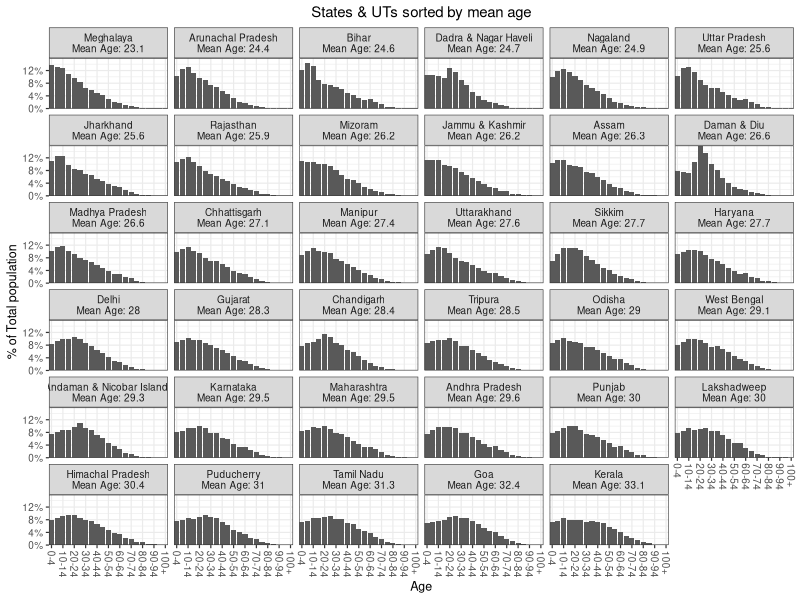
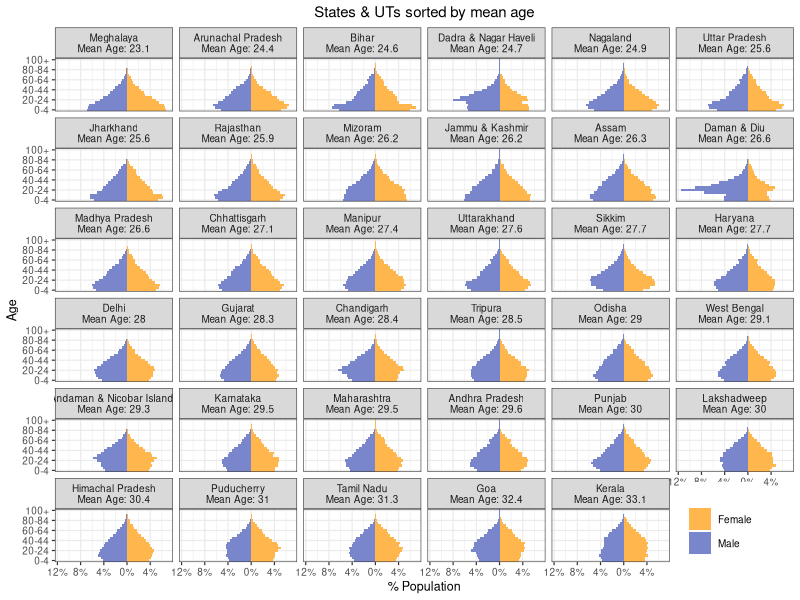

These figures' R source, in order:
library(ggplot2)
library(magrittr)
library(dplyr)
library(stringr)
library(tidyr)
library(svglite)
library(scales)
library(e1071)  

base_data <- readr::read_csv('all_states_data.csv')

base_data %>% 
  filter(!(age %in% c('Age not stated', 'All ages'))) %>% 
  mutate(age = ifelse(age %in% '100+', 101, age)) %>% 
  mutate(age = age %>% as.numeric) %>% 
  mutate(age = cut(age,
                   breaks = seq(from = 0, to = 105, by = 5),
                   include.lowest = TRUE, right = FALSE)) %>% 
  select(state, age, total_males, total_persons) %>% 
  group_by(state, age) %>% 
  summarise(total_males = sum(total_males),
            total_persons = sum(total_persons)) %>% 
  ungroup %>% 
  mutate(total_females = total_persons - total_males) -> 
  summarised_data

age_levels <- summarised_data$age %>% levels
age_labels <- summarised_data$age %>%
  levels %>% 
  str_replace_all(fixed('['), '') %>% 
  str_replace_all(fixed(')'), '') %>% 
  str_replace_all(fixed(']'), '') %>% 
  str_split_fixed(',', 2) %>% 
  as_data_frame %>% 
  mutate(V1 = as.numeric(V1),
         V2 = as.numeric(V2) - 1) %>% 
  mutate(ans = paste0(V1, '-' , V2)) %>% 
  extract2('ans')
age_labels[21] <- '100+'
summarised_data$age <- factor(as.character(summarised_data$age), age_levels, age_labels, ordered = TRUE)

mean_rank <- base_data %>% 
  filter(!(age %in% c('Age not stated', 'All ages'))) %>% 
  mutate(age = ifelse(age %in% '100+', 100, age)) %>% 
  mutate(age = age %>% as.numeric) %>% 
  group_by(state) %>% 
  summarise(mean_age = sum(age*total_persons)/sum(total_persons)) %>% 
  ungroup %>% 
  arrange(mean_age)

library(gganimate)

state_names <- mean_rank$state %>% 
  sapply(. %>% 
           tolower %>% 
           gsub(x = .,
                pattern = "\\b([[:alpha:]])([[:alpha:]]+)",
                replacement = "\\U\\1\\L\\2",
                perl = TRUE)) %>% 
  ifelse(. == 'Nct Of Delhi', 'Delhi', .) %>% 
  unname

state_names <- state_names %>% paste0('\n', "Mean Age: ", mean_rank$mean_age %>% round(1))

toplot <- summarised_data %>% 
  select(state, age, total_persons) %>% 
  mutate(state = factor(state, levels = mean_rank$state, ordered = TRUE, labels = state_names)) %>% 
  mutate(rank = as.numeric(state)) %>% 
  group_by(state) %>% 
  mutate(total_persons = total_persons/sum(total_persons)) %>% 
  ungroup %>% 
  arrange(state, age)

gg <- ggplot(toplot) + 
  geom_bar(aes(x = age, y = total_persons), stat = 'identity') +
  facet_wrap(~state) +
  coord_cartesian(expand = FALSE) +
  theme_bw(base_size = 9) +
  theme(axis.text.x = element_text(angle = -90, vjust = 0.5, hjust = 0),
        plot.title = element_text(hjust = 0.5)) +
  ylab('% of Total population') +
  xlab('Age') + 
  scale_y_continuous(labels = function(breaks) breaks %>% multiply_by(100) %>% round(digits = 0) %>% paste0('%')) +
  scale_x_discrete(breaks = levels(toplot$age)[seq(from = 1, to = 21, by = 2)],
                   labels = levels(toplot$age)[seq(from = 1, to = 21, by = 2)]) +
  ggtitle('States & UTs sorted by mean age')

svglite('states-sorted-mean-age.svg')
print(gg)
dev.off()

toplot <- summarised_data %>% 
  mutate(state = factor(state, levels = mean_rank$state, ordered = TRUE, labels = state_names)) %>% 
  group_by(state) %>% 
  mutate(total_males   = total_males/sum(total_persons),
         total_females = total_females/sum(total_persons)) %>% 
  ungroup %>% 
  select(-total_persons) %>% 
  gather(key = 'var', value = 'val', -state, -age) %>% 
  arrange(state, age)

gg <- toplot %>% 
  mutate(val = ifelse(var %in% 'total_males', -val, val)) %>% 
  ggplot() +
  geom_bar(aes(x = age, y = val, fill = var),  stat = 'identity', width = 1) +
  scale_fill_manual(values = c(total_males = '#7986CB', total_females = '#FFB74D'),
                    labels = c(total_males = 'Male',    total_females = 'Female'),
                    name = '') +
  coord_flip() +
  facet_wrap(~state) +
  scale_y_continuous(labels = function(breaks) breaks %>% multiply_by(100) %>% abs %>% round(digits = 0) %>% paste0('%')) +
  scale_x_discrete(breaks = levels(toplot$age)[seq(from = 1, to = 21, by = 4)],
                   labels = levels(toplot$age)[seq(from = 1, to = 21, by = 4)]) +
  theme_bw(base_size = 9) +
  theme(plot.title = element_text(hjust = 0.5),
        legend.position = c(0.9, 0.08),
        legend.direction = 'vertical') +
  ylab('% Population') +
  xlab('Age') +
  ggtitle('States & UTs sorted by mean age')

svglite('states-sorted-mean-age2.svg')
print(gg)
dev.off()
